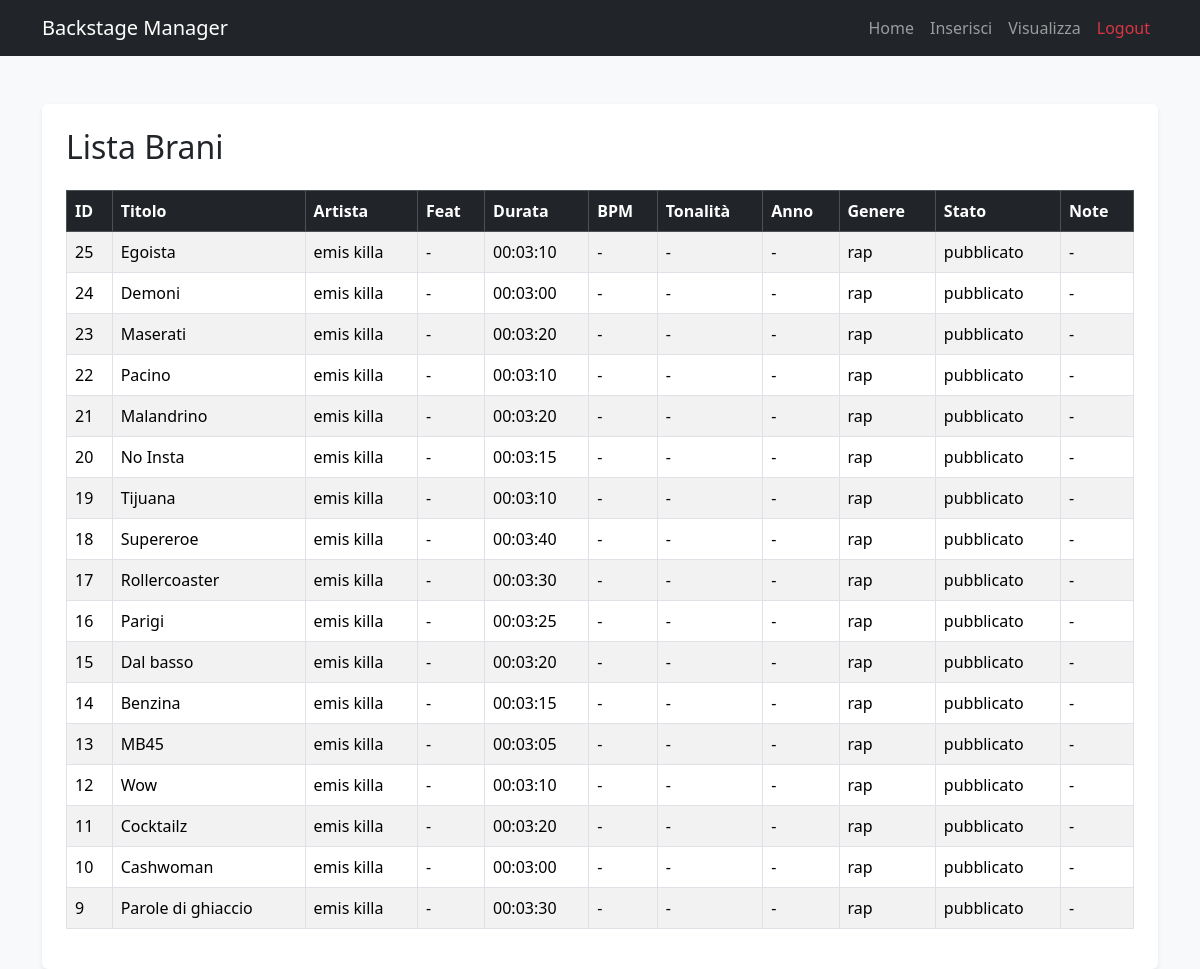
Screenshot of /client/brani.php with the database file from the repository.
### tables this page shows
CREATE TABLE `brani` (
  `id_brano` int(11) NOT NULL,
  `id_artista` int(11) NOT NULL,
  `titolo` varchar(150) NOT NULL,
  `durata` time NOT NULL,
  `bpm` smallint(6) DEFAULT NULL,
  `tonalita` varchar(20) DEFAULT NULL,
  `anno_pubblicazione` int(11) DEFAULT NULL,
  `genere_brano` varchar(50) DEFAULT NULL,
  `testo` text DEFAULT NULL,
  `stato_brano` varchar(30) NOT NULL,
  `note` text DEFAULT NULL
);

CREATE TABLE `artisti` (
  `id_artista` int(11) NOT NULL,
  `nome_arte` varchar(100) NOT NULL,
  `genere_musicale` varchar(50) DEFAULT NULL,
  `email` varchar(100) DEFAULT NULL,
  `telefono` varchar(20) DEFAULT NULL,
  `citta` varchar(50) DEFAULT NULL,
  `note` text DEFAULT NULL,
  `nome` varchar(50) NOT NULL,
  `cognome` varchar(50) NOT NULL,
  `id_etichetta` int(11) DEFAULT NULL
);

### client/brani.php (the view, shortened to what this page needs)
<?php
include("../server/config/connessione.php");
?>
<!DOCTYPE html>
<html lang="it">
<head>
    <link href="https://cdn.jsdelivr.net/npm/bootstrap@5.3.3/dist/css/bootstrap.min.css" rel="stylesheet">
</head>
<body class="bg-light">
    <?php include("components/navbar.php"); ?>
    <div class="container mt-5">
        <div class="bg-white p-4 rounded shadow-sm">
            <h2 class="mb-4">Lista Brani</h2>
            <?php
            $query = "SELECT
                        b.id_brano,
                        b.titolo,
                        b.durata,
                        b.bpm,
                        b.tonalita,
                        b.anno_pubblicazione,
                        b.genere_brano,
                        b.stato_brano,
                        b.note,
                        a.nome_arte AS artista_principale,
                        GROUP_CONCAT(af.nome_arte ORDER BY af.nome_arte SEPARATOR ', ') AS feat
                      FROM brani b
                      JOIN artisti a ON b.id_artista = a.id_artista
                      LEFT JOIN feat_brani fb ON b.id_brano = fb.id_brano
                      LEFT JOIN artisti af ON fb.id_artista = af.id_artista
                      GROUP BY
                        b.id_brano,
                        b.titolo,
                        b.durata,
                        b.bpm,
                        b.tonalita,
                        b.anno_pubblicazione,
                        b.genere_brano,
                        b.stato_brano,
                        b.note,
                        a.nome_arte
                      ORDER BY b.id_brano DESC";
            $result = $connessione->query($query);
            if ($result && $result->num_rows > 0) {
                echo "<div class='table-responsive'>";
                echo "<table class='table table-striped table-bordered align-middle'>";
                echo "<thead class='table-dark'>
                        <tr>
                            <th>ID</th>
                            <th>Titolo</th>
                            <th>Artista</th>
                            <th>Feat</th>
                            <th>Durata</th>
                            <th>BPM</th>
                            <th>Tonalità</th>
                            <th>Anno</th>
                            <th>Genere</th>
                            <th>Stato</th>
                            <th>Note</th>
                        </tr>
                      </thead><tbody>";
                while ($row = $result->fetch_assoc()) {
                    $feat = !empty($row['feat']) ? $row['feat'] : '-';
                    $bpm = !empty($row['bpm']) ? $row['bpm'] : '-';
                    $tonalita = !empty($row['tonalita']) ? $row['tonalita'] : '-';
                    $anno = !empty($row['anno_pubblicazione']) ? $row['anno_pubblicazione'] : '-';
                    $genere = !empty($row['genere_brano']) ? $row['genere_brano'] : '-';
                    $note = !empty($row['note']) ? $row['note'] : '-';
                    echo "<tr>
                            <td>{$row['id_brano']}</td>
                            <td>{$row['titolo']}</td>
                            <td>{$row['artista_principale']}</td>
                            <td>{$feat}</td>
                            <td>{$row['durata']}</td>
                            <td>{$bpm}</td>
                            <td>{$tonalita}</td>
                            <td>{$anno}</td>
                            <td>{$genere}</td>
                            <td>{$row['stato_brano']}</td>
                            <td>{$note}</td>
                          </tr>";
                }
                echo "</tbody></table></div>";
            } else {
                echo "<p>Nessun brano trovato.</p>";
            }
            ?>
        </div>
    </div>
</body>
</html>

### client/components/navbar.php (shortened to what this page needs)
<nav class="navbar navbar-expand-lg navbar-dark bg-dark">
    <div class="container">
        <a class="navbar-brand" href="home.php">Backstage Manager</a>
        <div class="collapse navbar-collapse" id="navbarNav">
            <ul class="navbar-nav ms-auto">
                <li class="nav-item">
                    <a class="nav-link" href="home.php">Home</a>
                </li>
                <li class="nav-item">
                    <a class="nav-link" href="inserisci.php">Inserisci</a>
                </li>
                <li class="nav-item">
                    <a class="nav-link" href="visualizza.php">Visualizza</a>
                </li>
                <li class="nav-item">
                    <a class="nav-link text-danger" href="index.php">Logout</a>
                </li>
            </ul>
        </div>
    </div>
</nav>

### rows the page displays
brani: id_brano "25", titolo "Egoista", id_artista.nome_arte "emis killa", feat "-", durata "00:03:10", bpm "-", tonalita "-", anno_pubblicazione "-", genere_brano "rap", stato_brano "pubblicato", note "-"
brani: id_brano "24", titolo "Demoni", id_artista.nome_arte "emis killa", feat "-", durata "00:03:00", bpm "-", tonalita "-", anno_pubblicazione "-", genere_brano "rap", stato_brano "pubblicato", note "-"
brani: id_brano "23", titolo "Maserati", id_artista.nome_arte "emis killa", feat "-", durata "00:03:20", bpm "-", tonalita "-", anno_pubblicazione "-", genere_brano "rap", stato_brano "pubblicato", note "-"
brani: id_brano "22", titolo "Pacino", id_artista.nome_arte "emis killa", feat "-", durata "00:03:10", bpm "-", tonalita "-", anno_pubblicazione "-", genere_brano "rap", stato_brano "pubblicato", note "-"
brani: id_brano "21", titolo "Malandrino", id_artista.nome_arte "emis killa", feat "-", durata "00:03:20", bpm "-", tonalita "-", anno_pubblicazione "-", genere_brano "rap", stato_brano "pubblicato", note "-"
brani: id_brano "20", titolo "No Insta", id_artista.nome_arte "emis killa", feat "-", durata "00:03:15", bpm "-", tonalita "-", anno_pubblicazione "-", genere_brano "rap", stato_brano "pubblicato", note "-"
brani: id_brano "19", titolo "Tijuana", id_artista.nome_arte "emis killa", feat "-", durata "00:03:10", bpm "-", tonalita "-", anno_pubblicazione "-", genere_brano "rap", stato_brano "pubblicato", note "-"
brani: id_brano "18", titolo "Supereroe", id_artista.nome_arte "emis killa", feat "-", durata "00:03:40", bpm "-", tonalita "-", anno_pubblicazione "-", genere_brano "rap", stato_brano "pubblicato", note "-"
brani: id_brano "17", titolo "Rollercoaster", id_artista.nome_arte "emis killa", feat "-", durata "00:03:30", bpm "-", tonalita "-", anno_pubblicazione "-", genere_brano "rap", stato_brano "pubblicato", note "-"
brani: id_brano "16", titolo "Parigi", id_artista.nome_arte "emis killa", feat "-", durata "00:03:25", bpm "-", tonalita "-", anno_pubblicazione "-", genere_brano "rap", stato_brano "pubblicato", note "-"
brani: id_brano "15", titolo "Dal basso", id_artista.nome_arte "emis killa", feat "-", durata "00:03:20", bpm "-", tonalita "-", anno_pubblicazione "-", genere_brano "rap", stato_brano "pubblicato", note "-"
brani: id_brano "14", titolo "Benzina", id_artista.nome_arte "emis killa", feat "-", durata "00:03:15", bpm "-", tonalita "-", anno_pubblicazione "-", genere_brano "rap", stato_brano "pubblicato", note "-"
brani: id_brano "13", titolo "MB45", id_artista.nome_arte "emis killa", feat "-", durata "00:03:05", bpm "-", tonalita "-", anno_pubblicazione "-", genere_brano "rap", stato_brano "pubblicato", note "-"
brani: id_brano "12", titolo "Wow", id_artista.nome_arte "emis killa", feat "-", durata "00:03:10", bpm "-", tonalita "-", anno_pubblicazione "-", genere_brano "rap", stato_brano "pubblicato", note "-"
brani: id_brano "11", titolo "Cocktailz", id_artista.nome_arte "emis killa", feat "-", durata "00:03:20", bpm "-", tonalita "-", anno_pubblicazione "-", genere_brano "rap", stato_brano "pubblicato", note "-"
brani: id_brano "10", titolo "Cashwoman", id_artista.nome_arte "emis killa", feat "-", durata "00:03:00", bpm "-", tonalita "-", anno_pubblicazione "-", genere_brano "rap", stato_brano "pubblicato", note "-"
brani: id_brano "9", titolo "Parole di ghiaccio", id_artista.nome_arte "emis killa", feat "-", durata "00:03:30", bpm "-", tonalita "-", anno_pubblicazione "-", genere_brano "rap", stato_brano "pubblicato", note "-"
